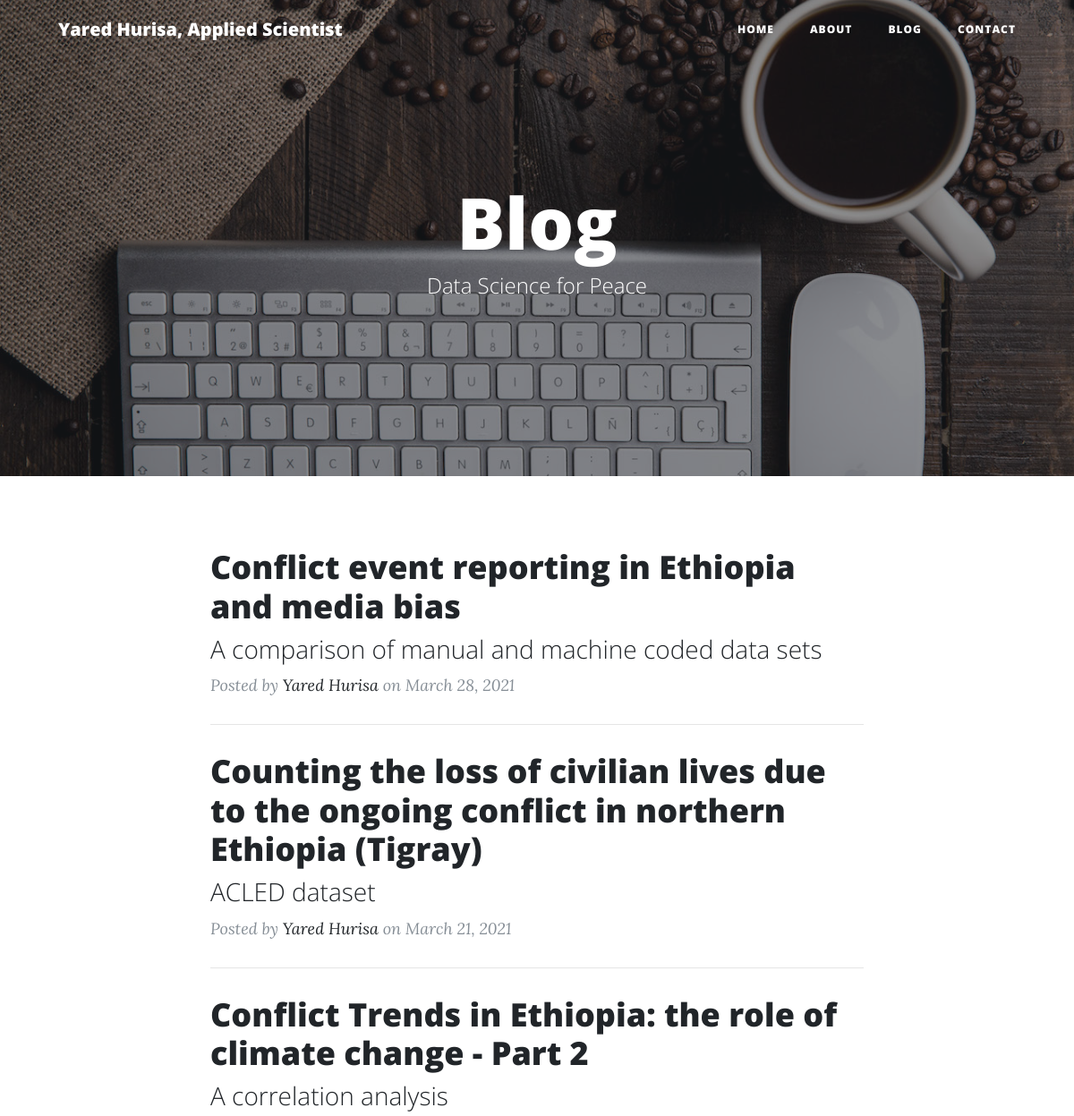
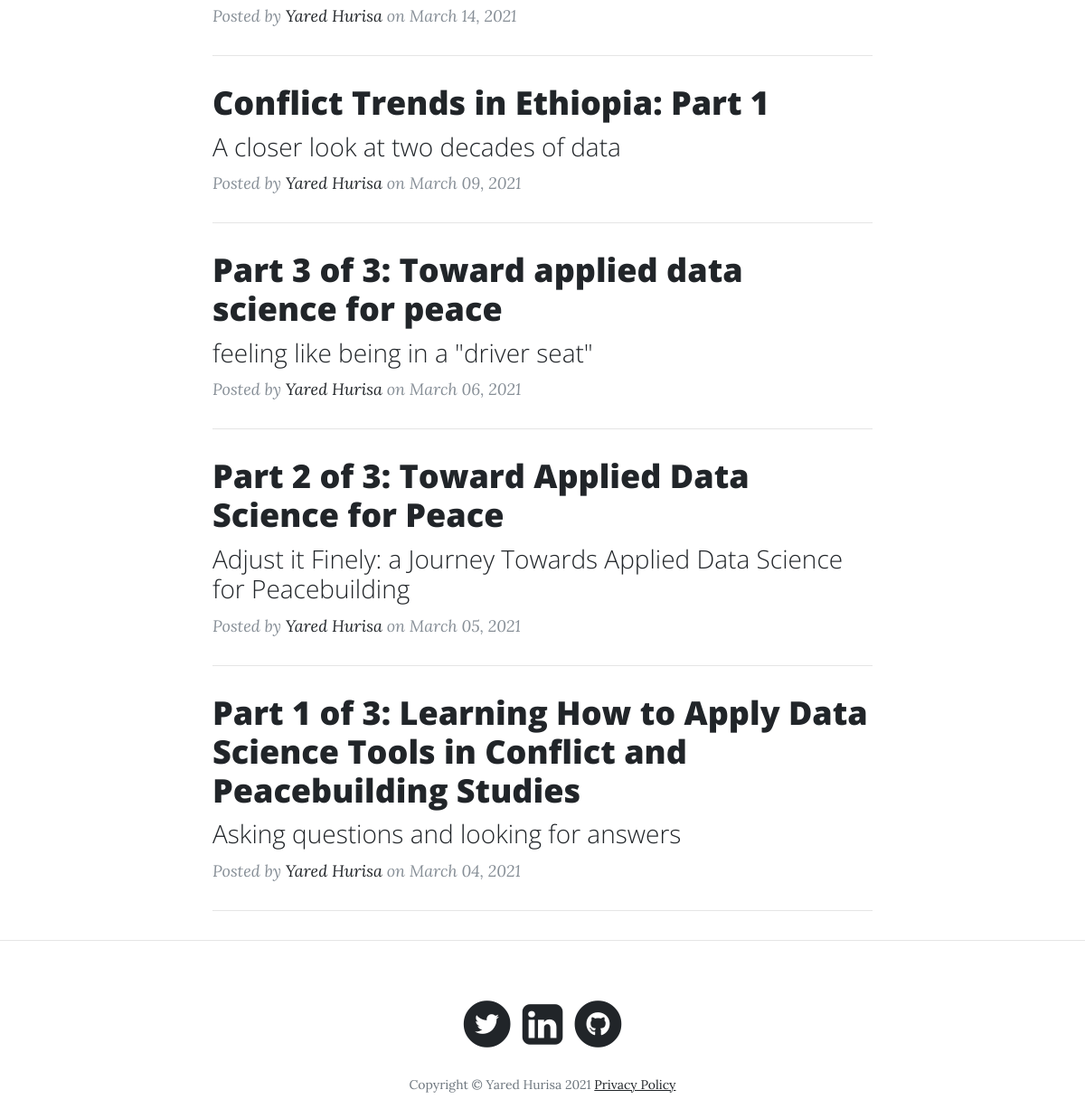
Page /blog on the committed database (2 pictures, top to bottom).
### app.py (models this page shows, shortened)
class Posts(db.Model):
    __tablename__ = "Blogpost"
    id = db.Column(db.Integer, primary_key=True)
    title = db.Column(db.String(255))
    subtitle = db.Column(db.String(255))
    content = db.Column(db.Text)
    author = db.Column(db.String(255))
    date_posted = db.Column(db.DateTime)
    slug = db.Column(db.String(255))

### app.py (the view)
@app.route('/blog')
def blog():
    posts = Posts.query.order_by(Posts.date_posted.desc()).all()
    return render_template('blog.html', posts=posts)

### templates/blog.html (shortened to what this page needs)
<!DOCTYPE html>
<html lang="en">
  <head>
      <link
        href="../static/vendor/bootstrap/css/bootstrap.min.css"
        rel="stylesheet"
      />
      <link
        href="../static/vendor/fontawesome-free/css/all.min.css"
        rel="stylesheet"
        type="text/css"
      />
      <link href="../static/css/clean-blog.min.css" rel="stylesheet" />
  </head>
  <body>
    <nav class="navbar navbar-expand-lg navbar-light fixed-top" id="mainNav">
      <div class="container">
        <a class="navbar-brand" href="/">Yared Hurisa, Applied Scientist</a>
        <div class="collapse navbar-collapse" id="navbarResponsive">
          <ul class="navbar-nav ml-auto">
            <li class="nav-item">
              <a class="nav-link" href="/">Home</a>
            </li>
            <li class="nav-item">
              <a class="nav-link" href="/about">About</a>
            </li>
            <li class="nav-item">
              <a class="nav-link" href="/blog">Blog</a>
            </li>
            <li class="nav-item">
              <a class="nav-link" href="/contact">Contact</a>
            </li>
          </ul>
        </div>
      </div>
    </nav>
    <header
      class="masthead"
      style="background-image: url('../static/img/blog.jpeg')"
    >
      <div class="overlay"></div>
      <div class="container">
        <div class="row">
          <div class="col-lg-8 col-md-10 mx-auto">
            <div class="site-heading">
              <h1>Blog</h1>
              <span class="subheading">Data Science for Peace</span>
            </div>
          </div>
        </div>
      </div>
    </header>
    <div class="container">
      <div class="row">
        <div class="col-lg-8 col-md-10 mx-auto">
          {% for post in posts %}
          <div class="post-preview">
            <a href={{"/post/" + post.slug}}>
              <h2 class="post-title">
                {{post.title}}
              </h2>
              <h3 class="post-subtitle">
                {{post.subtitle}}
              </h3>
            </a>
            <p class="post-meta">
              Posted by
              <a href="#">{{post.author}}</a>
              on {{post.date_posted.strftime('%B %d, %Y')}}
            </p>
          </div>
          <hr />
          {% endfor %}
        </div>
      </div>
    </div>
<hr />
<footer>
  <div class="container">
    <div class="row">
      <div class="col-lg-8 col-md-10 mx-auto">
        <ul class="list-inline text-center">
          <li class="list-inline-item">
            <a href="https://twitter.com/yaredlemma6" target="_blank" rel="noopener noreferrer">
              <span class="fa-stack fa-lg">
                <i class="fas fa-circle fa-stack-2x"></i>
                <i class="fab fa-twitter fa-stack-1x fa-inverse"></i>
              </span>
            </a>
          <li class="list-inline-item">
             <a href="https://www.linkedin.com/in/yared-lemma/" target="_blank" rel="noopener noreferrer">
                <span class="fa-stack fa-lg">
                  <link rel="stylesheet" href="https://cdnjs.cloudflare.com/ajax/libs/font-awesome/4.7.0/css/font-awesome.min.css">
                  <i style="font-size:52px" class="fa">&#xf08c;</i>
                </span>
             </a>
          <li class="list-inline-item">
              <a href="https://github.com/ylh4" target="_blank" rel="noopener noreferrer">
                <span class="fa-stack fa-lg">
                  <i class="fas fa-circle fa-stack-2x"></i>
                  <i class="fab fa-github fa-stack-1x fa-inverse"></i>
                </span>
              </a>
          </li>
        </ul>
        <p class="copyright text-muted">
          Copyright &copy; Yared Hurisa 2021 <a href="../static/img/Privacy-policy-v2-7424309-edited.pdf">Privacy Policy</a> </p>
      </div>
    </div>
  </div>
</footer>
</body>
</html>

### rows in the picture
Posts: title "Conflict event reporting in Ethiopia and media bias", subtitle "A comparison of manual and machine coded data sets", author "Yared Hurisa", date_posted "March 28, 2021"
Posts: title "Counting the loss of civilian lives due to the ongoing conflict in northern Ethiopia (Tigray)", subtitle "ACLED dataset", author "Yared Hurisa", date_posted "March 21, 2021"
Posts: title "Conflict Trends in Ethiopia: the role of climate change - Part 2", subtitle "A correlation analysis", author "Yared Hurisa", date_posted "March 14, 2021"
Posts: title "Conflict Trends in Ethiopia: Part 1", subtitle "A closer look at two decades of data", author "Yared Hurisa", date_posted "March 09, 2021"
Posts: title "Part 3 of 3: Toward applied data science for peace", subtitle "feeling like being in a \"driver seat\"", author "Yared Hurisa", date_posted "March 06, 2021"
Posts: title "Part 2 of 3: Toward Applied Data Science for Peace", subtitle "Adjust it Finely: a Journey Towards Applied Data Science for Peacebuilding", author "Yared Hurisa", date_posted "March 05, 2021"
Posts: title "Part 1 of 3: Learning How to Apply Data Science Tools in Conflict and Peacebuilding Studies", subtitle "Asking questions and looking for answers", author "Yared Hurisa", date_posted "March 04, 2021"
